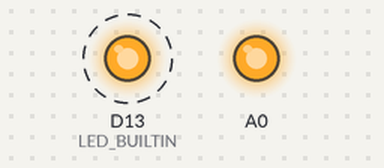
Bench run of a sketch on a simulated Arduino Zero (SAMD21). On the bench: output pins drawn as LEDs (lit = HIGH). Dashed ring = blinking. What the sketch prints to the serial monitor is not drawn.

Above: at 0.05 s.
At 1.85 s:
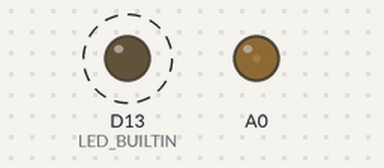
Timing chart, 0 to 4.8 s (numbered marks = the images above):
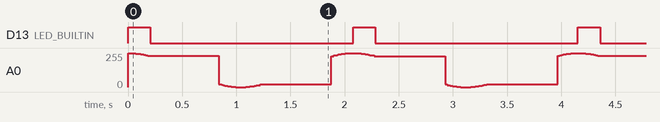

Measured:
- by itself, D13 (LED_BUILTIN): alternates HIGH for 0.20 s and LOW for 1.9 s

The sketch:

samd21-dac-sweep.ino
```cpp
const long serialRate  = 2000000;
const int resolution   = 10;
const int stepSize     = 1 << 1;
const int maxValue     = (1 << resolution) - 1;
const int minValue     = 0; //maxValue >> 3;
const int waitInterval = 4000;

void setup() {
  SerialUSB.begin(serialRate);
  analogWriteResolution(resolution);
  analogReference(AR_DEFAULT);
  pinMode(LED_BUILTIN, OUTPUT);
}

void loop() {
  static long counter = 0;
  float t = counter / (float)(maxValue);;
  long ft = (maxValue - minValue) * (cos(2.0 * PI * t) + 1.0) / 2.0 + minValue;

  SerialUSB.println(ft, DEC);

  analogWrite(A0, ft);
  digitalWrite(LED_BUILTIN, counter < 100 ? HIGH : LOW);
  delayMicroseconds(waitInterval);
  counter = (counter + stepSize) % maxValue;
}
```
